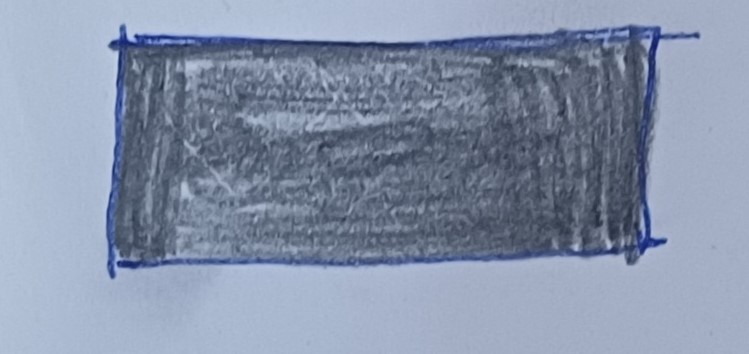
#> input picture Shape Detection/image_folder/rectangle.jpg, 749 x 354 px, given in place of the camera
$ python int.py
#> lines starting #> are read from the running program, lines starting #| are printed output that depends on the picture; after the words box and inside, x2 and y2 are one past the last pixel; in counts of white or black regions, pixels touching at a corner belong together


import cv2
import numpy as np
import os
import time

def detect_shapes_from_video():
    cap = cv2.VideoCapture(0)
    frame_counter = 0
    last_image_time = time.time()

    images_folder = r'C:\Users\Soumil\Desktop\Name\image_folder'

    try:
        # Set the window size for the processed image
        cv2.namedWindow('Processed Image', cv2.WINDOW_NORMAL)
        cv2.resizeWindow('Processed Image', 640, 480)  # Adjust the size as needed

        while True:
            ret, frame = cap.read()
#> frame is the input picture: shape (354, 749, 3); mean B, G, R 169.7, 146.7, 134.3

            if not ret:
                break

            # Process video frame as usual
            gray = cv2.cvtColor(frame, cv2.COLOR_BGR2GRAY)
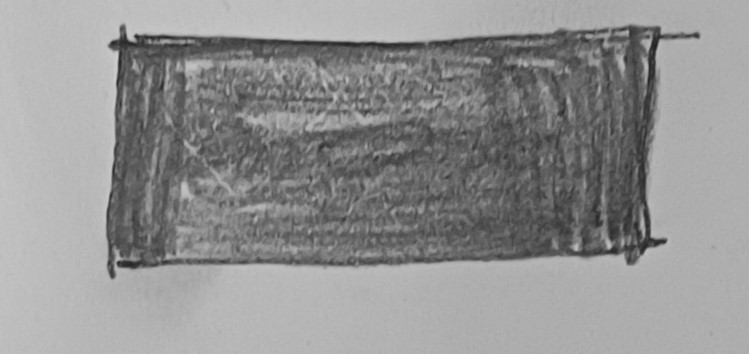
#> gray: shape (354, 749); min 33, max 206, mean 145.5
            blurred = cv2.GaussianBlur(gray, (5, 5), 0)
            thresh = cv2.threshold(blurred, 60, 255, cv2.THRESH_BINARY)[1]
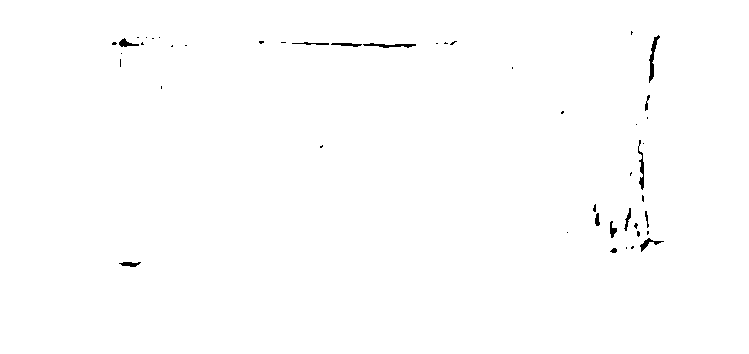
#> thresh: shape (354, 749); 99.5% white; 46 black regions (32 under 20 px), largest, box (x1, y1, x2, y2) and area: (649, 35, 660, 83) 175, (363, 43, 416, 48) 137, (638, 140, 644, 190) 130
            contours, _ = cv2.findContours(thresh.copy(), cv2.RETR_EXTERNAL, cv2.CHAIN_APPROX_SIMPLE)
#> contours = [[[0, 0], [0, 353], [748, 353], [748, 0]]]

            for contour in contours:
                peri = cv2.arcLength(contour, True)
                approx = cv2.approxPolyDP(contour, 0.04 * peri, True)

                if len(approx) == 3:
                    shape = "Triangle"
                elif len(approx) == 4:
                    (x, y, w, h) = cv2.boundingRect(approx)
                    ar = w / float(h)
                    shape = "Rectangle" if 0.9 <= ar <= 1.1 else "Quadrilateral"
                else:
                    shape = "Circle"

                M = cv2.moments(contour)
                if M["m00"] != 0:
                    cX = int(M["m10"] / M["m00"])
                    cY = int(M["m01"] / M["m00"])

                    cv2.drawContours(frame, [approx], -1, (0, 255, 0), 2)
                    cv2.putText(frame, shape, (cX, cY), cv2.FONT_HERSHEY_SIMPLEX, 0.5, (255, 255, 255), 2)
#> this loop made 1 pass
#> (peri, approx, x, y, w, h, ar, shape) on pass 1: (2202, [[0, 0], [0, 353], [748, 353], [748, 0]], 0, 0, 749, 354, 2.12, 'Quadrilateral')
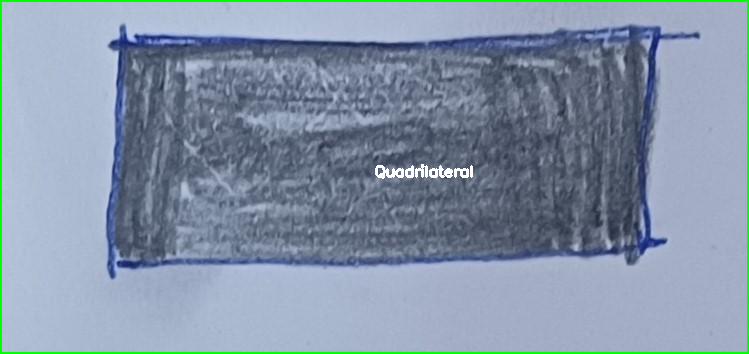
#> frame: shape (354, 749, 3); 1.93% of pixels changed, all inside (x1, y1, x2, y2) = (0, 0, 749, 354)

            # Display the resulting frame
            cv2.imshow('Video Frame', frame)

            # Periodically check for new images in the folder
            if frame_counter % 30 == 0 and time.time() - last_image_time > 1:
                new_images = [f for f in os.listdir(images_folder) if f.endswith('.jpg') or f.endswith('.png')]
                for image_name in new_images:
                    image_path = os.path.join(images_folder, image_name)
                    img = cv2.imread(image_path)
                    gray = cv2.cvtColor(img, cv2.COLOR_BGR2GRAY)
                    blurred = cv2.GaussianBlur(gray, (5, 5), 0)
                    thresh = cv2.threshold(blurred, 60, 255, cv2.THRESH_BINARY)[1]
                    contours, _ = cv2.findContours(thresh.copy(), cv2.RETR_EXTERNAL, cv2.CHAIN_APPROX_SIMPLE)

                    for contour in contours:
                        peri = cv2.arcLength(contour, True)
                        approx = cv2.approxPolyDP(contour, 0.04 * peri, True)

                        if len(approx) == 3:
                            shape = "Triangle"
                        elif len(approx) == 4:
                            (x, y, w, h) = cv2.boundingRect(approx)
                            ar = w / float(h)
                            shape = "Rectangle" if 0.9 <= ar <= 1.1 else "Quadrilateral"
                        else:
                            shape = "Circle"

                        M = cv2.moments(contour)
                        if M["m00"] != 0:
                            cX = int(M["m10"] / M["m00"])
                            cY = int(M["m01"] / M["m00"])

                            cv2.drawContours(img, [approx], -1, (0, 255, 0), 2)
                            cv2.putText(img, shape, (cX, cY), cv2.FONT_HERSHEY_SIMPLEX, 0.5, (255, 255, 255), 2)

                    # Display the processed image
                    cv2.imshow('Processed Image', img)

            frame_counter += 1

            # Break the loop on 'q' key press
            if cv2.waitKey(1) & 0xFF == ord('q'):
#> (key q is pressed here)
                break

        cap.release()
        cv2.destroyAllWindows()

    except Exception as e:
        print(f"An error occurred: {e}")

detect_shapes_from_video()

$ run again, on Shape Detection/image_folder/square.jpg
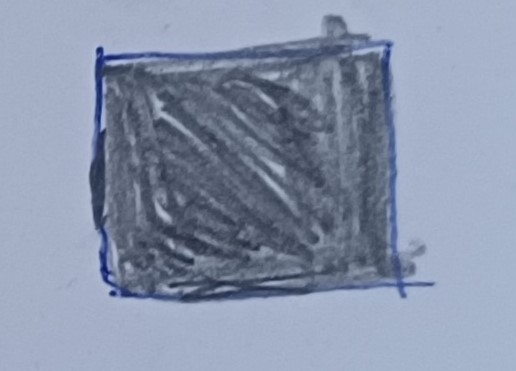
#> input picture Shape Detection/image_folder/square.jpg, 516 x 371 px, given in place of the camera
#> in detect_shapes_from_video, frame is the input picture: shape (371, 516, 3); mean B, G, R 170, 147.1, 135.9
#> in detect_shapes_from_video, `thresh = cv2.threshold(blurred, 60, 255, cv2.THRESH_BINARY)[1]`:
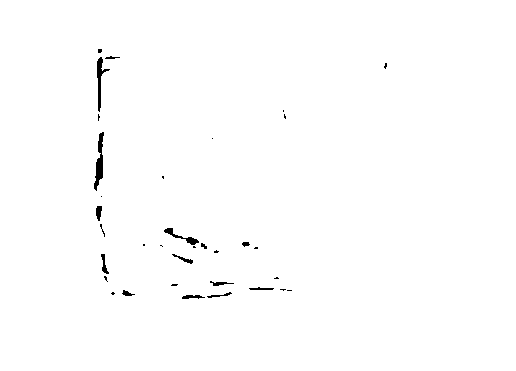
#> thresh: shape (371, 516); 99.3% white; 34 black regions (20 under 20 px), largest, box (x1, y1, x2, y2) and area: (94, 132, 104, 191) 283, (97, 57, 110, 112) 215, (164, 228, 199, 245) 147
#> contours = [[[0, 0], [0, 370], [515, 370], [515, 0]]]
#> the loop in detect_shapes_from_video, `for contour in contours:` made 1 pass
#> (peri, approx, x, y, w, h, ar, shape) on pass 1: (1770, [[0, 0], [0, 370], [515, 370], [515, 0]], 0, 0, 516, 371, 1.39, 'Quadrilateral')
#> after the loop in detect_shapes_from_video, `for contour in contours:`:
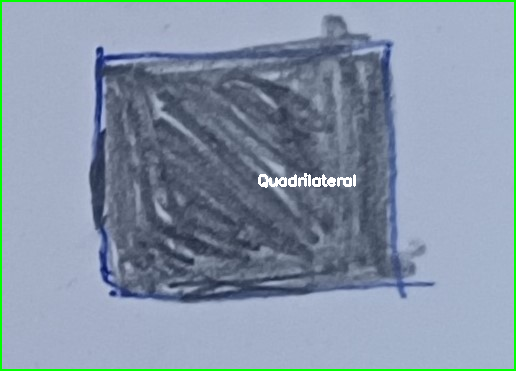
#> frame: shape (371, 516, 3); 2.22% of pixels changed, all inside (x1, y1, x2, y2) = (0, 0, 516, 371)

$ run again, on Shape Detection/image_folder/triangle.jpg
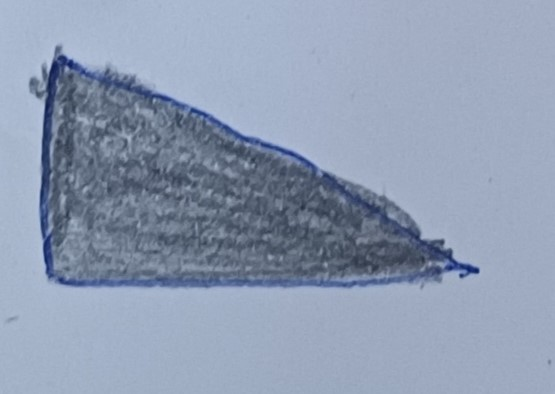
#> input picture Shape Detection/image_folder/triangle.jpg, 555 x 394 px, given in place of the camera
#> in detect_shapes_from_video, frame is the input picture: shape (394, 555, 3); mean B, G, R 178.6, 156, 142.8
#> in detect_shapes_from_video, `thresh = cv2.threshold(blurred, 60, 255, cv2.THRESH_BINARY)[1]`:
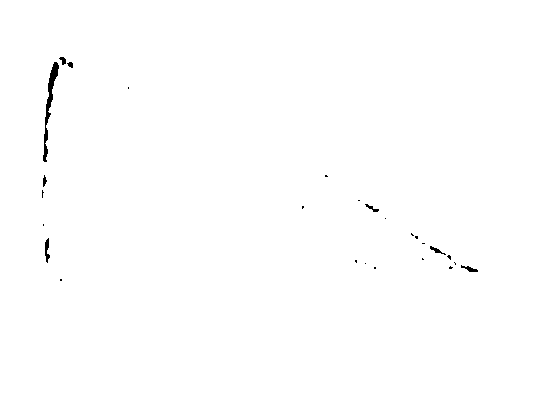
#> thresh: shape (394, 555); 99.6% white; 26 black regions (18 under 20 px), largest, box (x1, y1, x2, y2) and area: (43, 62, 59, 162) 414, (45, 238, 50, 263) 74, (461, 265, 478, 272) 54
#> contours = [[[0, 0], [0, 393], [554, 393], [554, 0]]]
#> the loop in detect_shapes_from_video, `for contour in contours:` made 1 pass
#> (peri, approx, x, y, w, h, ar, shape) on pass 1: (1894, [[0, 0], [0, 393], [554, 393], [554, 0]], 0, 0, 555, 394, 1.41, 'Quadrilateral')
#> after the loop in detect_shapes_from_video, `for contour in contours:`:
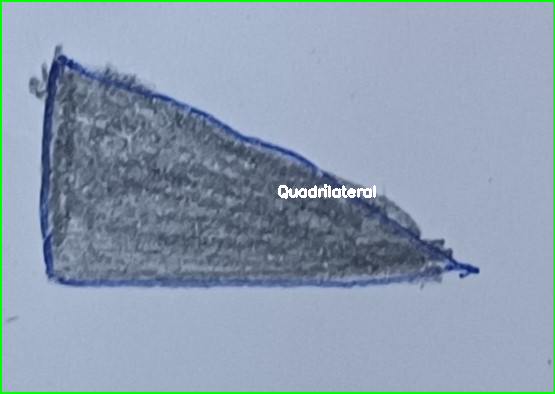
#> frame: shape (394, 555, 3); 2.06% of pixels changed, all inside (x1, y1, x2, y2) = (0, 0, 555, 394)

$ run again, on Shape Detection/image_folder/triangle1.jpg
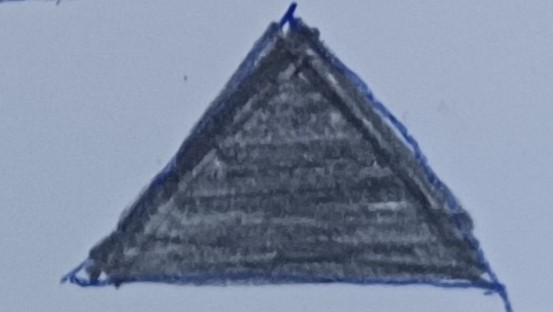
#> input picture Shape Detection/image_folder/triangle1.jpg, 553 x 312 px, given in place of the camera
#> in detect_shapes_from_video, frame is the input picture: shape (312, 553, 3); mean B, G, R 159.6, 137, 124.9
#> in detect_shapes_from_video, `thresh = cv2.threshold(blurred, 60, 255, cv2.THRESH_BINARY)[1]`:
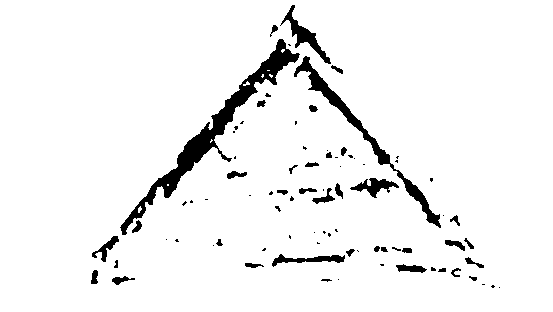
#> thresh: shape (312, 553); 94.8% white; 82 black regions (44 under 20 px), largest, box (x1, y1, x2, y2) and area: (120, 39, 300, 235) 3606, (294, 56, 441, 228) 1780, (280, 5, 331, 64) 619
#> contours = [[[0, 0], [0, 311], [552, 311], [552, 0]]]
#> the loop in detect_shapes_from_video, `for contour in contours:` made 1 pass
#> (peri, approx, x, y, w, h, ar, shape) on pass 1: (1726, [[0, 0], [0, 311], [552, 311], [552, 0]], 0, 0, 553, 312, 1.77, 'Quadrilateral')
#> after the loop in detect_shapes_from_video, `for contour in contours:`:
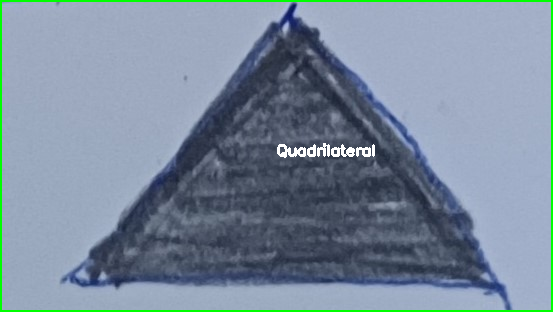
#> frame: shape (312, 553, 3); 2.42% of pixels changed, all inside (x1, y1, x2, y2) = (0, 0, 553, 312)
